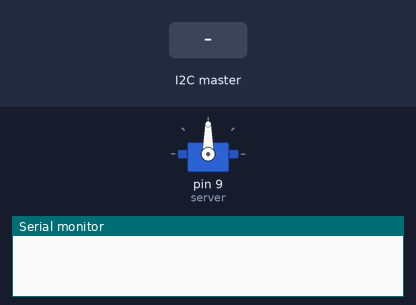
Bench run of a sketch on a simulated Arduino Uno, built with avr-gcc and run on an emulated ATmega328P. On the bench: servo, the last lines printed to the serial monitor. The inputs (shaded band) are chosen by the test bench.

Above: at 1.2 s.
1.3 s: the I2C master sends the byte 90
At 2.0 s:
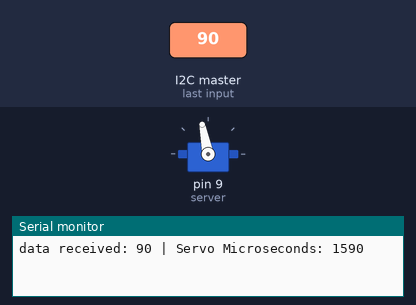
2.8 s: the I2C master sends the byte 1
At 3.1 s:
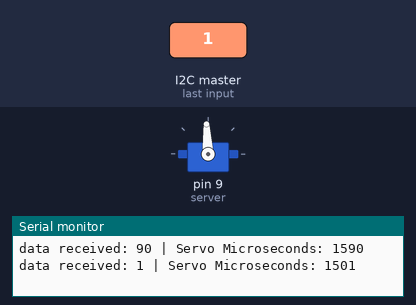
Timing chart, 0 to 5.8 s (numbered marks = the images above; inputs shaded):
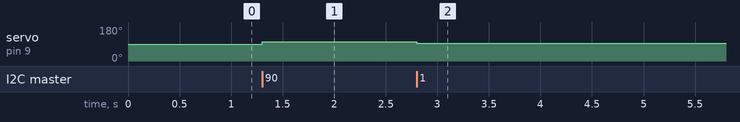

The sketch:

Slave_Servo_Controller.ino
```cpp
#include <Wire.h>
#include <Servo.h>

#define SLAVE_ADDRESS 0x04
int number = 0;
int pin = 3;
int normalized = 1500;
Servo server;

void setup() {
//  pinMode(13, OUTPUT);
  Serial.begin(9600); // start serial for output

  // initialize i2c as slave
  Wire.begin(SLAVE_ADDRESS);

  // define callbacks for i2c communication
  Wire.onReceive(receiveData);
  //Wire.onRequest(sendData);

//  Serial.println("Ready!");
  server.attach(9);

}

void loop() {
//  delay(100);
}

// callback for received data
void receiveData(int byteCount){

  while(Wire.available()) {
    number = Wire.read();
    /*if (number <= 13) pin = number;

    else analogWrite(pin,number);*/
    normalized = number + 1500;

    server.writeMicroseconds(normalized);

    Serial.print("data received: ");
    Serial.print(number);
    Serial.print(" | Servo Microseconds: ");
    Serial.println(normalized);
//    Serial.print(pin);
//    Serial.print(" ");
//    Serial.println(number);
  }
}
```

Measured:
- after the input at 1.3 s, servo on pin 9 (server): 90° → 101° at once
- after the input at 2.8 s, servo on pin 9 (server): 101° → 93° at once
